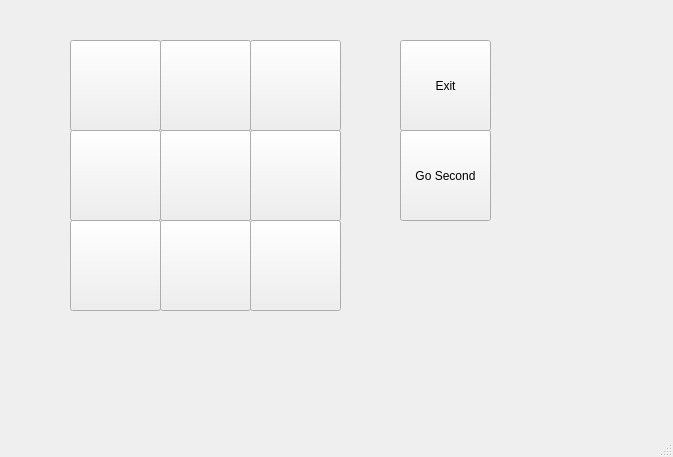
<?xml version="1.0" encoding="UTF-8"?>
<ui version="4.0">
 <class>TicTacToe</class>
 <widget class="QMainWindow" name="TicTacToe">
  <property name="geometry">
   <rect>
    <x>0</x>
    <y>0</y>
    <width>673</width>
    <height>457</height>
   </rect>
  </property>
  <property name="windowTitle">
   <string>TicTacToe</string>
  </property>
  <widget class="QWidget" name="centralwidget">
   <widget class="QPushButton" name="posButton_1">
    <property name="geometry">
     <rect>
      <x>70</x>
      <y>40</y>
      <width>91</width>
      <height>91</height>
     </rect>
    </property>
    <property name="font">
     <font>
      <pointsize>80</pointsize>
     </font>
    </property>
    <property name="text">
     <string/>
    </property>
   </widget>
   <widget class="QPushButton" name="posButton_3">
    <property name="geometry">
     <rect>
      <x>250</x>
      <y>40</y>
      <width>91</width>
      <height>91</height>
     </rect>
    </property>
    <property name="font">
     <font>
      <pointsize>80</pointsize>
     </font>
    </property>
    <property name="text">
     <string/>
    </property>
   </widget>
   <widget class="QPushButton" name="posButton_2">
    <property name="geometry">
     <rect>
      <x>160</x>
      <y>40</y>
      <width>91</width>
      <height>91</height>
     </rect>
    </property>
    <property name="font">
     <font>
      <pointsize>80</pointsize>
     </font>
    </property>
    <property name="text">
     <string/>
    </property>
   </widget>
   <widget class="QPushButton" name="posButton_4">
    <property name="geometry">
     <rect>
      <x>70</x>
      <y>130</y>
      <width>91</width>
      <height>91</height>
     </rect>
    </property>
    <property name="font">
     <font>
      <pointsize>80</pointsize>
     </font>
    </property>
    <property name="text">
     <string/>
    </property>
   </widget>
   <widget class="QPushButton" name="posButton_5">
    <property name="geometry">
     <rect>
      <x>160</x>
      <y>130</y>
      <width>91</width>
      <height>91</height>
     </rect>
    </property>
    <property name="font">
     <font>
      <pointsize>80</pointsize>
     </font>
    </property>
    <property name="text">
     <string/>
    </property>
   </widget>
   <widget class="QPushButton" name="posButton_6">
    <property name="geometry">
     <rect>
      <x>250</x>
      <y>130</y>
      <width>91</width>
      <height>91</height>
     </rect>
    </property>
    <property name="font">
     <font>
      <pointsize>80</pointsize>
     </font>
    </property>
    <property name="text">
     <string/>
    </property>
   </widget>
   <widget class="QPushButton" name="posButton_7">
    <property name="geometry">
     <rect>
      <x>70</x>
      <y>220</y>
      <width>91</width>
      <height>91</height>
     </rect>
    </property>
    <property name="font">
     <font>
      <pointsize>80</pointsize>
     </font>
    </property>
    <property name="text">
     <string/>
    </property>
   </widget>
   <widget class="QPushButton" name="posButton_8">
    <property name="geometry">
     <rect>
      <x>160</x>
      <y>220</y>
      <width>91</width>
      <height>91</height>
     </rect>
    </property>
    <property name="font">
     <font>
      <pointsize>80</pointsize>
     </font>
    </property>
    <property name="text">
     <string/>
    </property>
   </widget>
   <widget class="QPushButton" name="posButton_9">
    <property name="geometry">
     <rect>
      <x>250</x>
      <y>220</y>
      <width>91</width>
      <height>91</height>
     </rect>
    </property>
    <property name="font">
     <font>
      <pointsize>80</pointsize>
     </font>
    </property>
    <property name="text">
     <string/>
    </property>
   </widget>
   <widget class="QPushButton" name="exitButton">
    <property name="geometry">
     <rect>
      <x>400</x>
      <y>40</y>
      <width>91</width>
      <height>91</height>
     </rect>
    </property>
    <property name="text">
     <string>Exit</string>
    </property>
   </widget>
   <widget class="QPushButton" name="goSecondButton">
    <property name="geometry">
     <rect>
      <x>400</x>
      <y>130</y>
      <width>91</width>
      <height>91</height>
     </rect>
    </property>
    <property name="text">
     <string>Go Second</string>
    </property>
   </widget>
   <widget class="QLabel" name="label">
    <property name="geometry">
     <rect>
      <x>70</x>
      <y>330</y>
      <width>121</width>
      <height>51</height>
     </rect>
    </property>
    <property name="font">
     <font>
      <pointsize>29</pointsize>
     </font>
    </property>
    <property name="text">
     <string></string>
    </property>
   </widget>
  </widget>
  <widget class="QMenuBar" name="menubar">
   <property name="geometry">
    <rect>
     <x>0</x>
     <y>0</y>
     <width>673</width>
     <height>20</height>
    </rect>
   </property>
  </widget>
  <widget class="QStatusBar" name="statusbar"/>
 </widget>
 <resources/>
 <connections/>
</ui>
